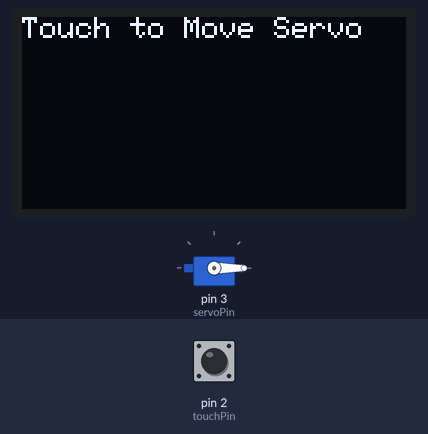
Bench run of a sketch on a simulated Arduino Uno, built with avr-gcc and run on an emulated ATmega328P. On the bench: servo, 128×64 one-colour display. The inputs (shaded band) are chosen by the test bench; at power-on: pin 2 (touchPin) LOW.

Above: at 1.2 s.
1.3 s: pin 2 (touchPin) pulled HIGH for 0.15 s
At 2.3 s:
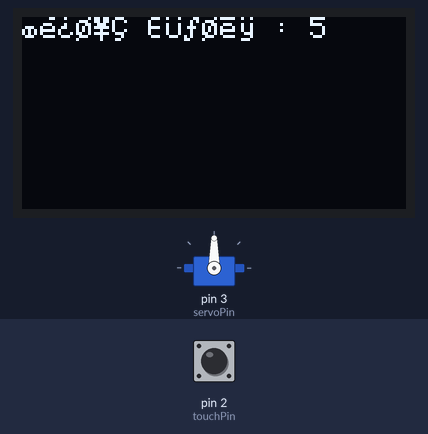
Timing chart, 0 to 12.9 s (numbered marks = the images above; inputs shaded):
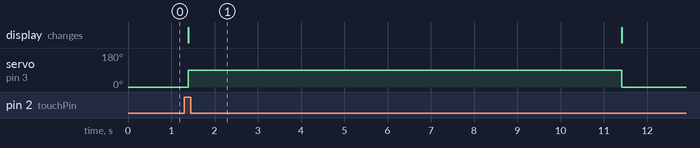

The sketch:

health.ino
```cpp
#include <Servo.h> //  서보 모터 제어 라이브러리
#include <Wire.h> // I2C 통신용 기본 라이브러리
#include <Adafruit_GFX.h> // Adafruit에서 만든 그래픽 기본 라이브러리
#include <Adafruit_SSD1306.h> //  OLED 디스플레이(128x64 등)용 전용 라이브러리

// 핀 설정
const int touchPin = 2;     // TTP223B 터치센서
const int servoPin = 3;     // 서보모터 제어 핀

// OLED 설정
#define SCREEN_WIDTH 128
#define SCREEN_HEIGHT 64
Adafruit_SSD1306 display(SCREEN_WIDTH, SCREEN_HEIGHT, &Wire, -1);

// 서보 객체 및 남은 횟수
Servo myServo;
int count = 5;

void setup() {
  pinMode(touchPin, INPUT);               // 터치센서 핀은 입력으로 설정
  myServo.attach(servoPin);               // 서보모터 핀 제어 연결
  myServo.write(0);                       // 서보 초기 각도 설정

  // OLED 디스플레이 초기화
  if (!display.begin(SSD1306_SWITCHCAPVCC, 0x3C)) {
    while (true);                         // 디스플레이 초기화 실패시 멈춤
  }

  display.clearDisplay();                 // 화면 지우기
  display.setTextSize(1);                 // 글자 크기 설정
  display.setTextColor(SSD1306_WHITE);    // 글자 색상 (흰색)
  display.setCursor(0,0);                 // 시작 위치 좌표 (왼쪽 위)
  display.println("Touch to Move Servo"); // 텍스트 출력
  display.display();                      // 실제 화면에 표시
}


void loop() {
  int touchState = digitalRead(touchPin);

  if (touchState == HIGH) {
    display.clearDisplay();
    display.setCursor(0, 0);

    if (count > 0) {
      myServo.write(90); // -90도 위치 (서보 모터에 따라 0~180 범위일 수 있음)
      display.printf("남은 횟수 : %d", count);
      display.display();
      delay(10000); // 10초 유지

      myServo.write(0); // 원위치
      count--;
    } else {
      display.println("남은 횟수가 없습니다.");
      display.display();
      delay(10000); // 10초 유지
    }

    // 터치 중복 방지
    while (digitalRead(touchPin) == HIGH) {
      delay(10);
    }

    // 대기 화면 복귀
    display.clearDisplay();
    display.setCursor(0,0);
    display.println("Touch to Move Servo");
    display.display();
  }

  delay(100);
}
```

Measured:
- after the input at 1.3 s, servo on pin 3 (servoPin): 0° → 90° after 0.09 s, → 0° 10.0 s later; the display: changes after 0.09 s (image 1)
